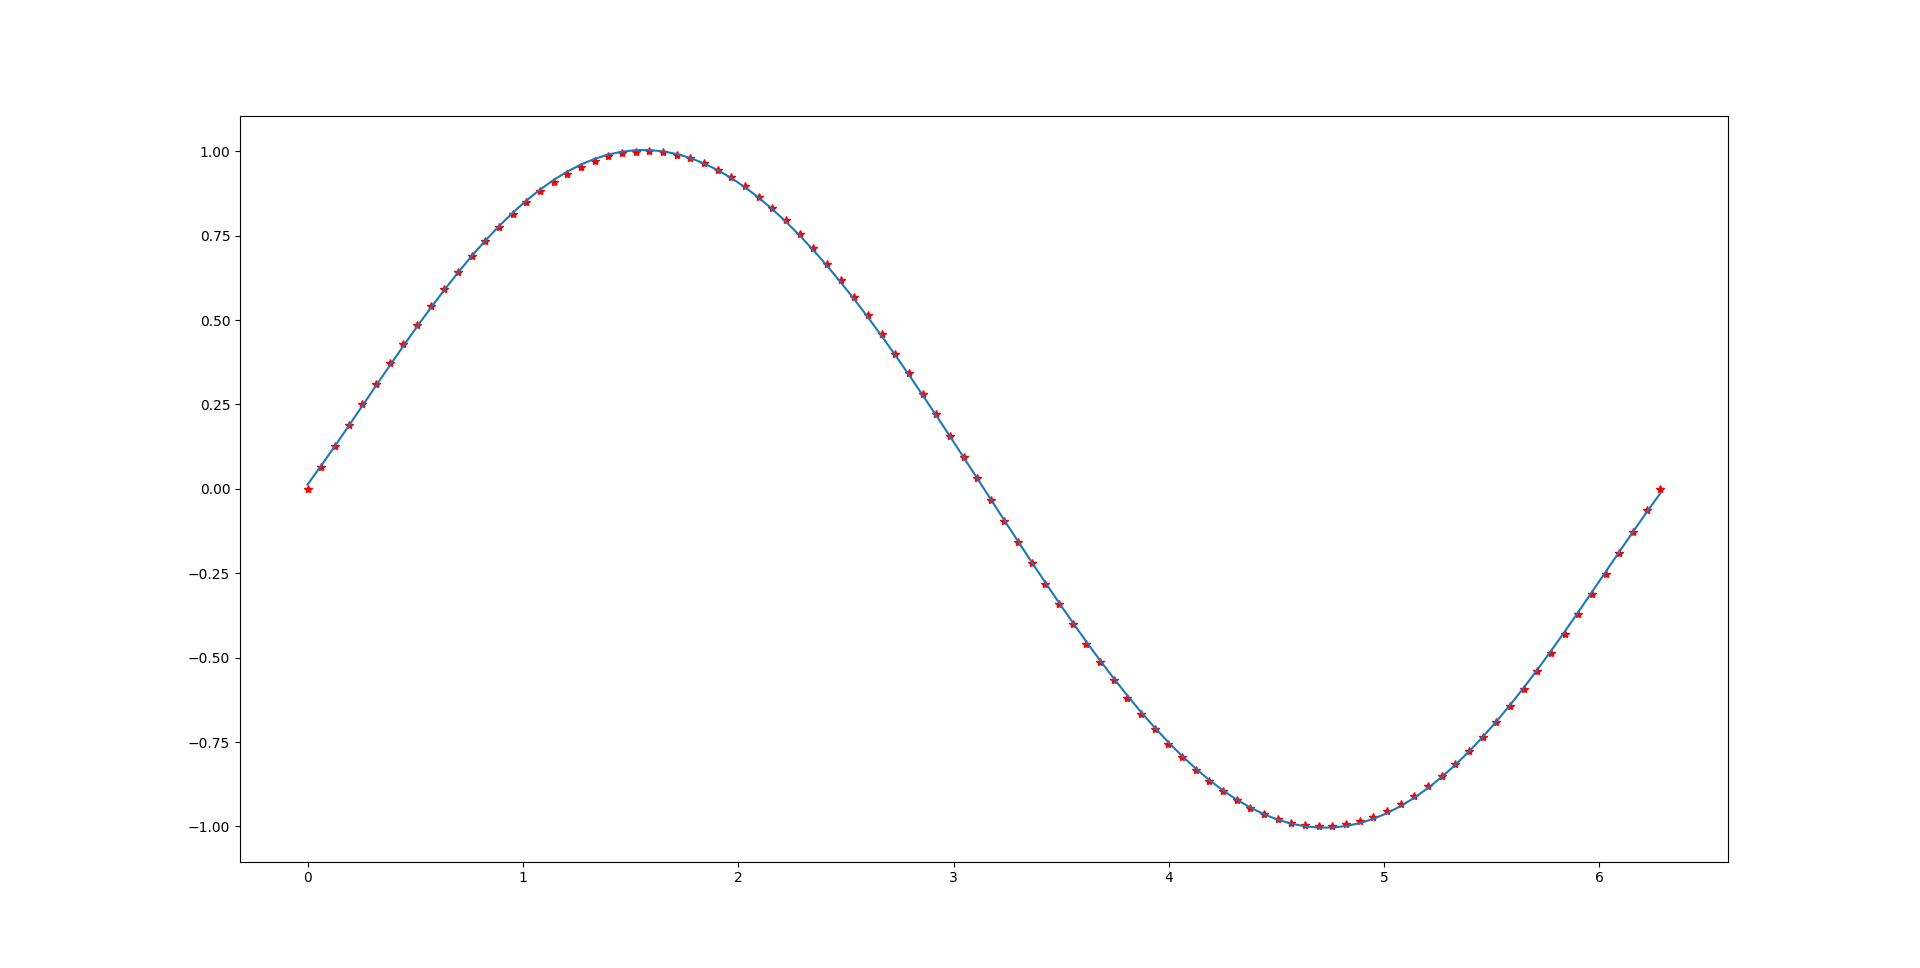

Python code for this plot:
import numpy as np
import math
import matplotlib.pyplot as plt

x = np.linspace(0, 2*math.pi,100)
sine = np.sin(x)
coef = np.polyfit(x, sine, 5)
f = np.poly1d(coef)
graph = f(x)
plt.plot(x,sine, "r*")
plt.plot(x, graph)
plt.show()
